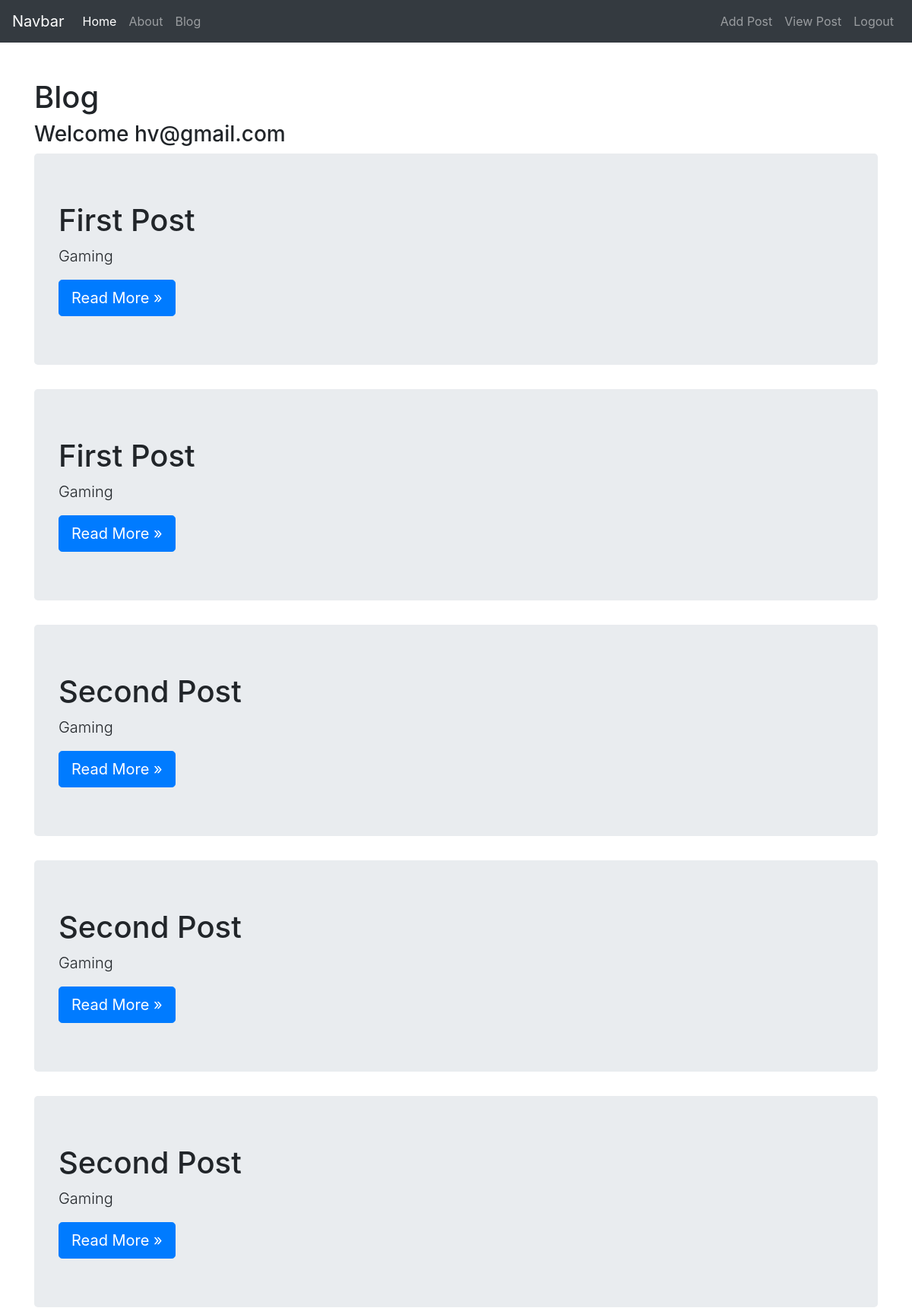
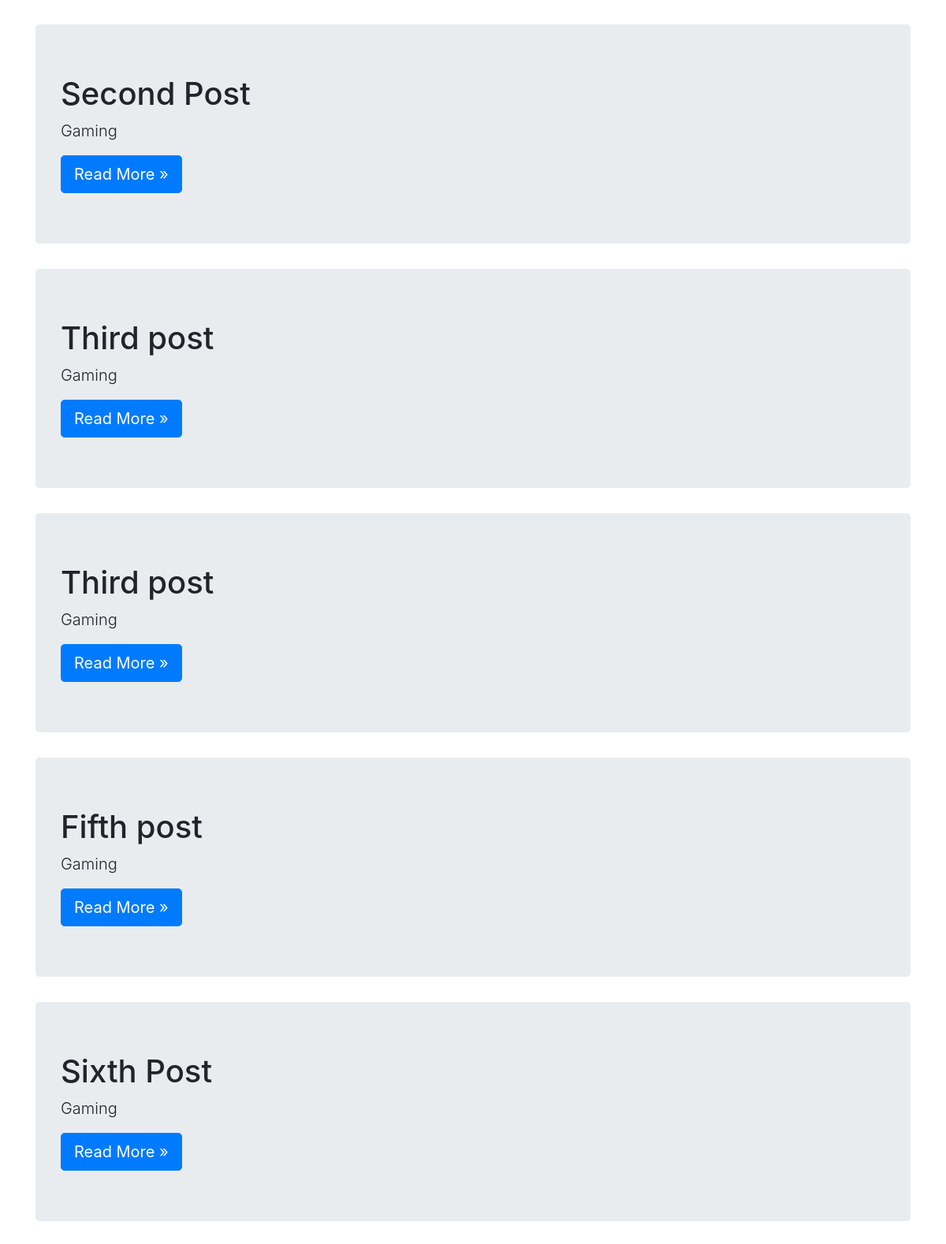
Page /blog (signed in, upper part) on the committed database (2 pictures, top to bottom).
### blog/models.py (models this page shows, shortened)
class AddPost(models.Model):
    user=models.ForeignKey(User,on_delete=models.CASCADE,default=None)
    titile=models.CharField(max_length=50)
    category=models.CharField(max_length=25)
    body=models.CharField(max_length=255)

### blog/views.py (the view)
# urls.py: path('blog', views.blog, name='blog'),
def blog(request):
    if request.method == "POST":
        if request.session.has_key('username'):
            name = request.session['username']
            request.session.set_expiry(300)
            posts = AddPost.objects.all()
            return render(request, 'blog/blog.htm', {'Name': name, 'nav': 'Nav', 'Posts': posts})
    else:
        if request.session.has_key('username'):
            name = request.session['username']
            request.session.set_expiry(300)
            posts = AddPost.objects.all()
            return render(request, 'blog/blog.htm', {'Name': name, 'nav': 'Nav', 'Posts': posts})
        return render(request, 'blog/login.htm', {'form': loginForm})

### blog/templates/blog/blog.htm
{% extends 'blog/layout.htm' %} {% block content %}
<div class="container mt-5">
  <h1>Blog</h1>
  <h3>Welcome {{ Name }}</h3>
</div>
{% for post in Posts %}
<main role="main" class="container">
  <div class="jumbotron">
    <h1>{{ post.titile }}</h1>
    <p class="lead">{{ post.category }}</p>
    <a class="btn btn-lg btn-primary" href="{% url 'details' post.id %}" role="button"
      >Read More &raquo;</a
    >
  </div>
</main>
{% endfor %} {% endblock %}

### rows in the picture
AddPost: titile "First Post", category "Gaming"
AddPost: titile "First Post", category "Gaming"
AddPost: titile "Second Post", category "Gaming"
AddPost: titile "Second Post", category "Gaming"
AddPost: titile "Second Post", category "Gaming"
AddPost: titile "Second Post", category "Gaming"
AddPost: titile "Third post", category "Gaming"
AddPost: titile "Third post", category "Gaming"
AddPost: titile "Fifth post", category "Gaming"
AddPost: titile "Sixth Post", category "Gaming"

### other values in the picture
{{ Name }} "hv@gmail.com"
